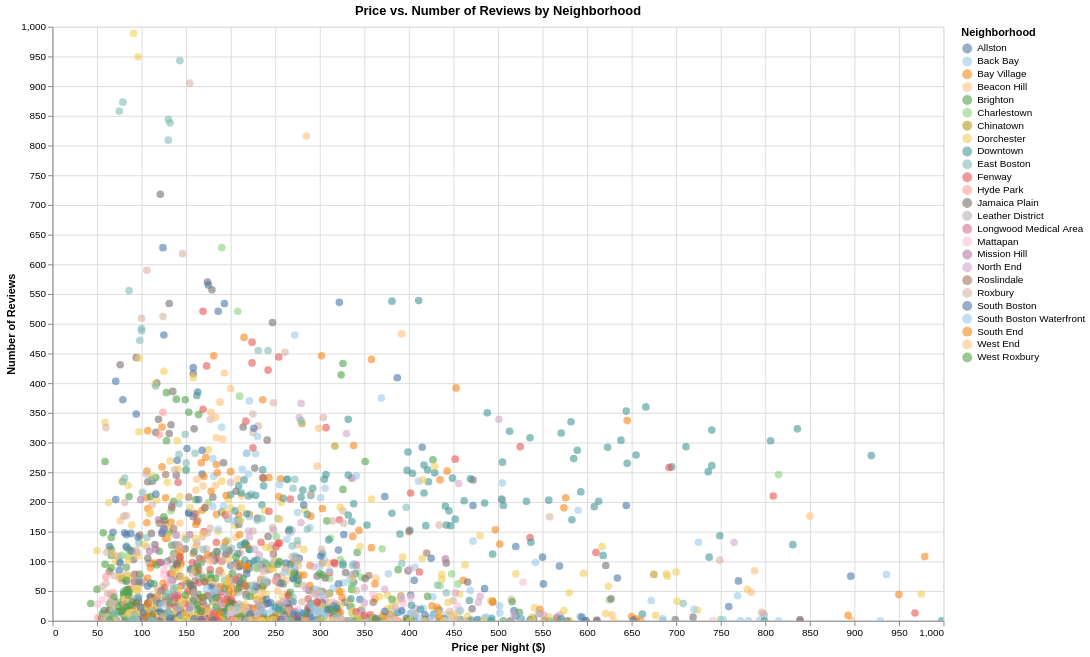

Source (notebook cell):
### Code cell
alt.Chart(df_filtered).mark_circle(size=60, opacity=0.6).encode(
    x=alt.X('price:Q', 
            title='Price per Night ($)',
            scale=alt.Scale(domain=[0, 1000])),
    y=alt.Y('number_of_reviews:Q', 
            title='Number of Reviews'),
    color=alt.Color('neighbourhood_cleansed:N', 
                    title='Neighborhood',
                    scale=alt.Scale(scheme='tableau20')),
    tooltip=[
        alt.Tooltip('neighbourhood_cleansed:N', title='Neighborhood'),
        alt.Tooltip('price:Q', title='Price', format='$.2f'),
        alt.Tooltip('number_of_reviews:Q', title='Reviews'),
        alt.Tooltip('room_type:N', title='Room Type')
    ]
).properties(
    width=900,
    height=600,
    title='Price vs. Number of Reviews by Neighborhood'
).interactive()

### Figure 1 — Vega-Lite specification as saved in the notebook (floating-point values rounded to 4 significant figures; data arrays with more than 128 entries replaced by an {"elided": "..."} marker saying what was removed)
{"config": {"view": {"continuousWidth": 300, "continuousHeight": 300}}, "data": {"name": "data-3a6b6a54bffe8f0717dafbbf9ce2cdb8"}, "mark": {"type": "circle", "opacity": 0.6, "size": 60}, "encoding": {"color": {"field": "neighbourhood_cleansed", "scale": {"scheme": "tableau20"}, "title": "Neighborhood", "type": "nominal"}, "tooltip": [{"field": "neighbourhood_cleansed", "title": "Neighborhood", "type": "nominal"}, {"field": "price", "format": "$.2f", "title": "Price", "type": "quantitative"}, {"field": "number_of_reviews", "title": "Reviews", "type": "quantitative"}, {"field": "room_type", "title": "Room Type", "type": "nominal"}], "x": {"field": "price", "scale": {"domain": [0, 1000]}, "title": "Price per Night ($)", "type": "quantitative"}, "y": {"field": "number_of_reviews", "title": "Number of Reviews", "type": "quantitative"}}, "height": 600, "params": [{"name": "param_27", "select": {"type": "interval", "encodings": ["x", "y"]}, "bind": "scales"}], "title": "Price vs. Number of Reviews by Neighborhood", "width": 900, "$schema": "https://vega.github.io/schema/vega-lite/v5.8.0.json", "datasets": {"data-3a6b6a54bffe8f0717dafbbf9ce2cdb8": {"elided": "1808 records"}}}
